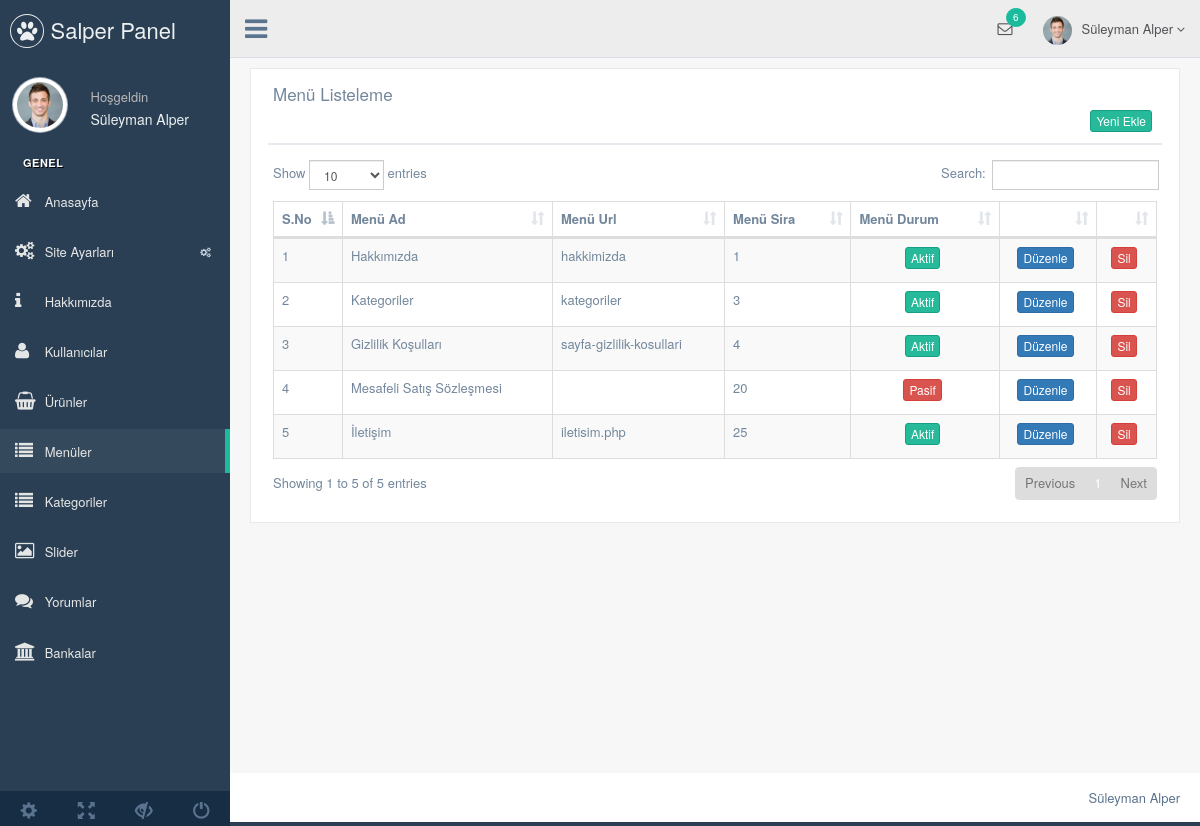
The page /eticaret/nedmin/production/menu.php (signed in) on the database its author committed.
### tables this page shows
CREATE TABLE `kullanici` (
  `kullanici_id` int(11) NOT NULL,
  `kullanici_zaman` datetime NOT NULL DEFAULT current_timestamp(),
  `kullanici_resim` varchar(250) NOT NULL,
  `kullanici_tc` varchar(50) NOT NULL,
  `kullanici_ad` varchar(50) NOT NULL,
  `kullanici_mail` varchar(100) NOT NULL,
  `kullanici_gsm` varchar(50) NOT NULL,
  `kullanici_password` varchar(50) NOT NULL,
  `kullanici_adsoyad` varchar(50) NOT NULL,
  `kullanici_adres` varchar(250) NOT NULL,
  `kullanici_il` varchar(100) NOT NULL,
  `kullanici_ilce` varchar(100) NOT NULL,
  `kullanici_unvan` varchar(100) NOT NULL,
  `kullanici_yetki` varchar(50) NOT NULL,
  `kullanici_durum` int(1) NOT NULL DEFAULT 1
);

CREATE TABLE `menu` (
  `menu_id` int(11) NOT NULL,
  `menu_ust` varchar(50) NOT NULL,
  `menu_ad` varchar(100) NOT NULL,
  `menu_detay` text NOT NULL,
  `menu_url` varchar(250) NOT NULL,
  `menu_sira` int(2) NOT NULL,
  `menu_durum` enum('0','1') NOT NULL,
  `menu_seourl` varchar(250) NOT NULL
);

### eticaret/nedmin/production/menu.php (the view, shortened to what this page needs)
<?php
include 'header.php';
$menusor = $db->prepare("SELECT * FROM menu order by menu_sira ASC");
$menusor->execute();
?>
<div class="right_col" role="main">
  <div class="">
    <div class="row">
      <div class="col-md-12 col-sm-12 col-xs-12">
        <div class="x_panel">
          <div class="x_title">
            <h2>Menü Listeleme </h2>
            <div class="clearfix"></div>
            <div align="right">
              <a href="menu-ekle.php"><button class="btn btn-success btn-xs"> Yeni Ekle</button></a>
            </div>
          </div>
          <div class="x_content">
            <table id="datatable-responsive" class="table table-striped table-bordered dt-responsive nowrap" cellspacing="0" width="100%">
              <thead>
                <tr>
                  <th>S.No</th>
                  <th>Menü Ad</th>
                  <th>Menü Url</th>
                  <th>Menü Sira</th>
                  <th>Menü Durum</th>
                  <th></th>
                  <th></th>
                </tr>
              </thead>
              <tbody>
                <?php
                $say = 0;
                while ($menucek = $menusor->fetch(PDO::FETCH_ASSOC)) {
                  $say++ ?>
                  <tr>
                    <td width="20"><?php echo $say ?></td>
                    <td><?php echo $menucek['menu_ad'] ?></td>
                    <td><?php echo $menucek['menu_url'] ?></td>
                    <td><?php echo $menucek['menu_sira'] ?></td>
                    <td>
                      <center><?php
                              if ($menucek['menu_durum'] == 1) { ?>
                          <button class="btn btn-success btn-xs">Aktif</button>
                        <?php } else { ?>
                          <button class="btn btn-danger btn-xs">Pasif</button>
                        <?php } ?>
                      </center>
                    </td>
                    <td>
                      <center><a href="menu-duzenle.php?menu_id=<?php echo $menucek['menu_id']; ?>"><button class="btn btn-primary btn-xs">Düzenle</button></a></center>
                    </td>
                    <td>
                      <center><a href="../netting/islem.php?menu_id=<?php echo $menucek['menu_id']; ?>&menusil=ok"><button class="btn btn-danger btn-xs">Sil</button></a></center>
                    </td>
                  </tr>
                <?php  }
                ?>
              </tbody>
            </table>
          </div>
        </div>
      </div>
    </div>
  </div>
</div>
<?php include 'footer.php'; ?>

### eticaret/nedmin/production/header.php (shortened to what this page needs)
<?php
include '../netting/baglan.php';
$kullanicisor=$db->prepare("SELECT * FROM kullanici where kullanici_mail=:mail");
$kullanicisor->execute(array(
  'mail' => $_SESSION['kullanici_mail']
  ));
$kullanicicek=$kullanicisor->fetch(PDO::FETCH_ASSOC);
?>
<!DOCTYPE html>
<html lang="en">
<head>
  <link href="../vendors/bootstrap/dist/css/bootstrap.min.css" rel="stylesheet">
  <link href="../vendors/font-awesome/css/font-awesome.min.css" rel="stylesheet">
  <link href="../vendors/nprogress/nprogress.css" rel="stylesheet">
  <link href="../vendors/iCheck/skins/flat/green.css" rel="stylesheet">
  <link href="../vendors/datatables.net-bs/css/dataTables.bootstrap.min.css" rel="stylesheet">
  <link href="../vendors/datatables.net-buttons-bs/css/buttons.bootstrap.min.css" rel="stylesheet">
  <link href="../vendors/datatables.net-fixedheader-bs/css/fixedHeader.bootstrap.min.css" rel="stylesheet">
  <link href="../vendors/datatables.net-responsive-bs/css/responsive.bootstrap.min.css" rel="stylesheet">
  <link href="../vendors/datatables.net-scroller-bs/css/scroller.bootstrap.min.css" rel="stylesheet">
  <link href="../vendors/dropzone/dist/min/dropzone.min.css" rel="stylesheet">
  <link href="../build/css/custom.min.css" rel="stylesheet">
</head>
<body class="nav-md">
  <div class="container body">
    <div class="main_container">
      <div class="col-md-3 left_col">
        <div class="left_col scroll-view">
          <div class="navbar nav_title" style="border: 0;">
            <a href="index.php" class="site_title"><i class="fa fa-paw"></i> <span>Salper Panel</span></a>
          </div>
          <div class="profile clearfix">
            <div class="profile_pic">
              <img src="images/img.jpg" alt="..." class="img-circle profile_img">
            </div>
            <div class="profile_info">
              <span>Hoşgeldin</span>
              <h2><?php echo $kullanicicek['kullanici_adsoyad'] ?></h2>
            </div>
          </div>
          <br />
          <div id="sidebar-menu" class="main_menu_side hidden-print main_menu">
            <div class="menu_section">
              <h3>Genel</h3>
              <ul class="nav side-menu">
                <li><a href="index.php"><i class="fa fa-home"></i> Anasayfa </a></li>
                <li><a><i class="fa fa-cogs"></i> Site Ayarları <span class="fa fa-cogs"></span></a>
             </li>
             <li><a href="hakkimizda.php"><i class="fa fa-info"></i> Hakkımızda </a></li>
             <li><a href="kullanici.php"><i class="fa fa-user"></i> Kullanıcılar </a></li>
             <li><a href="urun.php"><i class="fa fa-shopping-basket"></i> Ürünler </a></li>
             <li><a href="menu.php"><i class="fa fa-list"></i> Menüler </a></li>
             <li><a href="kategori.php"><i class="fa fa-list"></i> Kategoriler </a></li>
             <li><a href="slider.php"><i class="fa fa-image"></i> Slider </a></li>
             <li><a href="yorum.php"><i class="fa fa-comments"></i> Yorumlar </a></li>
             <li><a href="banka.php"><i class="fa fa-bank"></i> Bankalar </a></li>
           </ul>
         </div>
       </div>
       <div class="sidebar-footer hidden-small">
        <a data-toggle="tooltip" data-placement="top" title="Settings">
          <span class="glyphicon glyphicon-cog" aria-hidden="true"></span>
        </a>
        <a data-toggle="tooltip" data-placement="top" title="FullScreen">
          <span class="glyphicon glyphicon-fullscreen" aria-hidden="true"></span>
        </a>
        <a data-toggle="tooltip" data-placement="top" title="Lock">
          <span class="glyphicon glyphicon-eye-close" aria-hidden="true"></span>
        </a>
        <a data-toggle="tooltip" data-placement="top" title="Logout">
          <span class="glyphicon glyphicon-off" aria-hidden="true"></span>
        </a>
      </div>
    </div>
  </div>
  <div class="top_nav">
    <div class="nav_menu">
      <nav>
        <div class="nav toggle">
          <a id="menu_toggle"><i class="fa fa-bars"></i></a>
        </div>
        <ul class="nav navbar-nav navbar-right">
          <li class="">
            <a href="javascript:;" class="user-profile dropdown-toggle" data-toggle="dropdown" aria-expanded="false">
              <img src="images/img.jpg" alt=""><?php echo $kullanicicek['kullanici_adsoyad'] ?>
              <span class=" fa fa-angle-down"></span>
            </a>
          </li>
          <li role="presentation" class="dropdown">
            <a href="javascript:;" class="dropdown-toggle info-number" data-toggle="dropdown" aria-expanded="false">
              <i class="fa fa-envelope-o"></i>
              <span class="badge bg-green">6</span>
            </a>
          </li>
        </ul>
      </nav>
    </div>
  </div>

### rows shown on the page
kullanici: kullanici_adsoyad "Süleyman Alper"
menu: menu_ad "Hakkımızda", menu_url "hakkimizda", menu_sira "1", menu_durum "Aktif"
menu: menu_ad "Kategoriler", menu_url "kategoriler", menu_sira "3", menu_durum "Aktif"
menu: menu_ad "Gizlilik Koşulları", menu_url "sayfa-gizlilik-kosullari", menu_sira "4", menu_durum "Aktif"
menu: menu_ad "Mesafeli Satış Sözleşmesi", menu_sira "20", menu_durum "Pasif"
menu: menu_ad "İletişim", menu_url "iletisim.php", menu_sira "25", menu_durum "Aktif"
